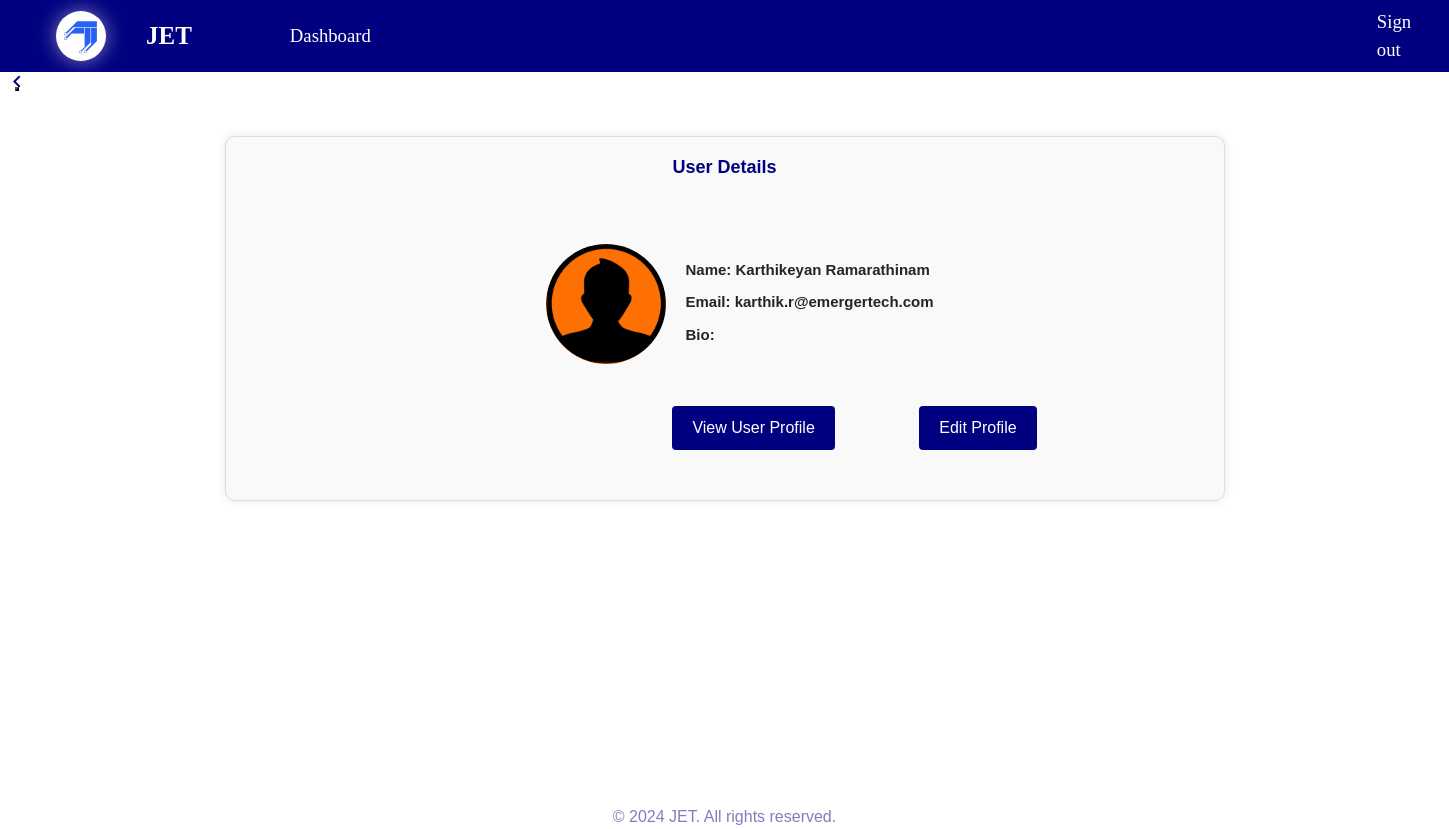
/users/8/ (signed in), run on the app's committed database.
### app/models.py (models this page shows)
class User(AbstractUser, PermissionsMixin):
    username = models.CharField(max_length=50, blank=False, unique=True)
    About = models.CharField(max_length=50, null=True, blank=True)
    profile_picture = models.ImageField(upload_to='profile_pictures/', blank=True, null=True)
    first_name = models.CharField(max_length=25, blank=False)
    last_name = models.CharField(max_length=25, blank=False)
    email = models.EmailField(unique=True)
    emp_id = models.CharField(max_length=10, blank=True)
    designation = models.CharField(max_length=25, blank=True)
    Date_of_birth = models.DateField(null=True, blank=True)
    contact_no = models.CharField(max_length=10, blank=True)
    expertise = models.CharField(max_length=250, blank=True)
    certifications = models.CharField(max_length=250, blank=True)
    Date_of_joining = models.DateField(null=True, blank=True)
    department = models.CharField(max_length=255, blank=True)
    objects = CustomUserManager()
    USERNAME_FIELD = 'username'
    REQUIRED_FIELDS = []

### app/views.py (the view)
# urls.py: path('users/<pk>/', views.user_detail, name='user_detail'),
@login_required
def user_detail(request, pk):
    User = get_user_model()  # Get the custom user model
    user = User.objects.get(pk=pk)
    return render(request, 'user_detail.html', {'user': user})

### templates/user_detail.html (shortened to what this page needs)
{% extends 'base.html' %}
{% load static %}
{% block content %}
<button><a class="back-button" onclick="location.href='{% url 'user_list' %}'"></a></button>
<div class="container">
    <div class="row justify-content-center">
        <div class="col-md-12">
            <h1 class="text-center"><strong>User Details</strong></h1>
            <div class="profile-container" style="display: flex; align-items: center; margin-top: 20px; margin-bottom: 30px;">
                <div class="profile-picture" style="width: 120px; height: 120px; border-radius: 50%; margin-left: 300px; margin-bottom:80px ;margin-top:40px;">
                  {% if user.profile.profile_picture %}
                  <img src="{% if user.profile.profile_picture %}{{ user.profile.profile_picture.url }}{% else %}{% static 'home/default-img.jpg' %}{% endif %}" alt="Profile Picture" style="width: 100px; height: 100px; border-radius: 50%; object-fit: cover;">
                  {% else %}
                    <img src="{% static 'home/default-img.jpg' %}" alt="Profile Picture" style="width: 100%; height: 100%; border-radius: 50%; object-fit: cover;">
                  {% endif %}
                </div>
                <div class="user-info" style="flex: 1;margin-top: 60px;">
                    <p style="font-size: 15px; font-weight: 700;margin-left: 20px;">Name: {{ user.first_name }} {{ user.last_name }}</p>
                    <p style="font-size: 15px; font-weight: 700;margin-left: 20px;">Email: {{ user.email }}</p>
                    <p style="font-size: 15px; font-weight: 700;margin-left: 20px;">Bio: {{ user.bio }}</p>
                    <div style="margin-top: 20px; text-align: center;">
                        <button type="button" class="btn btn-primary" data-toggle="modal" data-target="#user-profile-modal" style="background-color:navy;margin-right: 80px;margin-top: 40px;">
                            View User Profile
                        </button>
                        <button type="button" class="btn btn-link" style="background-color:navy;margin-right: 160px;margin-top: 40px;">
                            <a href="{% url 'user_update' user.pk %}" style="text-decoration: none; color: inherit;">Edit Profile</a>
                        </button>
                    </div>
                </div>
            </div>
        </div>
    </div>
</div>
{% endblock %}

### Static/css/master.css (style rules this page uses)
* { box-sizing: border-box; margin: 0; padding: 0; }
body { font-family: Arial, sans-serif; background-color:white; background-image: none; }
body h1 { color: navy!important; font-size: large; }

### templates/user_detail.html (style rules this page uses)
.container { max-width: 1000px; margin: 40px auto; padding: 20px; background-color: #f9f9f9; border: 1px solid #ddd; border-radius: 10px; box-shadow: 0 0 10px rgba(0, 0, 0, 0.1); }
.row { display: flex; flex-wrap: wrap; justify-content: center; }
.text-center { text-align: center; }
.profile-picture { width: 100px; height: 100px; border-radius: 50%; margin: 20px auto; }
h1 { font-size: 24px; margin-bottom: 10px; }
p { font-size: 16px; margin-bottom: 10px; }
.btn-primary { background-color: #007bff; color: #fff; border: none; padding: 10px 20px; font-size: 16px; cursor: pointer; }
.btn-link { background-color: #007bff; color: #fff; border: none; padding: 10px 20px; font-size: 16px; cursor: pointer; }
.back-button { position: fixed; top: 30px; left: 5px; color: #fff; border: none; border-radius: 5px; cursor: pointer; font-size: 16px; margin-top: 40px; }
.back-button::before { content: ""; background-size: 24px 24px; background-position: center; background-repeat: no-repeat; width: 24px; height: 24px; display: inline-block; margin-right: 10px; }

### templates/base.html (style rules this page uses)
* { box-sizing: border-box; margin: 0; padding: 0; }
body { overflow-x: hidden; font-family: Arial, sans-serif; background-color: white; background-image: none; }
h1, h4 { color: navy!important; }
h1 { font-size: large; }
html { scroll-behavior: smooth; }

### data on the page
User: first_name "Karthikeyan", last_name "Ramarathinam", email "karthik.r@emergertech.com"
